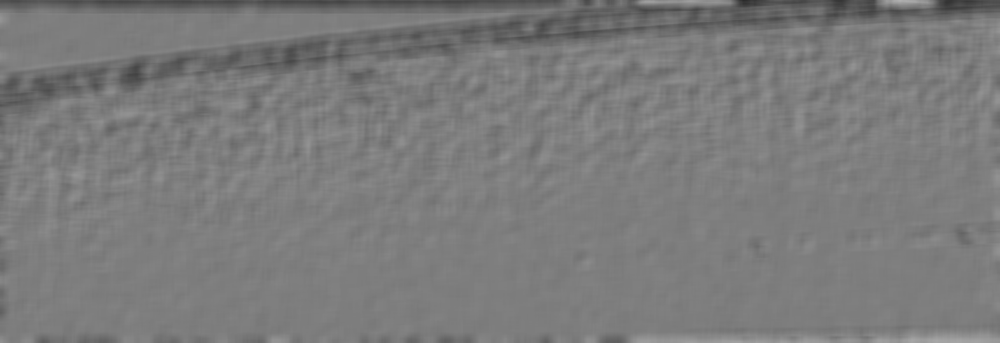
#> input picture Abrams_Post_114_1_1_0_1_laws_kc_avg.png, 1000 x 343 px, shrunk from 1571 x 539 before the run
$ python image_factory.py
#> lines starting #> are read from the running program, lines starting #| are printed output that depends on the picture; after the words box and inside, x2 and y2 are one past the last pixel; in counts of white or black regions, pixels touching at a corner belong together
""" For image processing, handles interface to disk and convolutional filters """

from PIL import Image
import numpy as np
from scipy import ndimage
import matplotlib.pyplot as plt
from matplotlib.widgets import Slider
import cv2

class _ImageConvolution():
    """ Handles convolution and common variants """
    # [11 lines left out: function convolve, not called in this run]
    def _convolve_1_channel(self, matrix, kernel):
        """ Convolve a matrix with elements of single dimension """
        return ndimage.convolve(matrix, kernel)
    # [40 lines left out: functions remove_illumination, sum_region, average_region, get_average_matrix, not called in this run]

def is_grayscale_matrix(matrix_image):
    """ Checks if a matrix of an image is in grayscale or expected RGB """
    return len(matrix_image.shape) == 2

def convolve(matrix_image, kernel):
    """ Convole matrix of an image """
    return _ImageConvolution().convolve(matrix_image, kernel)

def remove_illumination(matrix_image, dimension_kernel):
    """ Remove illumination by region """
    return _ImageConvolution().remove_illumination(matrix_image, dimension_kernel)

def sum_region(matrix_image, dimension_kernel):
    """ Convolve image by summing region """
    return _ImageConvolution().sum_region(matrix_image, dimension_kernel)

def average_region(matrix_image, dimension_kernel):
    """ Convolve image by taking average of region """
    return _ImageConvolution().average_region(matrix_image, dimension_kernel)

def get_average_matrix(shape, matrices):
    """ Take the average matrix by a list of matrices of same shape """
    return _ImageConvolution().get_average_matrix(shape, matrices)

def threshold(matrix, value_threshold):
    """ Binarize a matrix of image by thresholding """
    return cv2.threshold(matrix, value_threshold, 2**8 - 1, cv2.THRESH_BINARY)[1]

class _GaussianFilter():
    """ Operations with Gausisan filter """
    def filter_matrix(self, matrix, sigma):
        """ Filter the matrix, given sigma of gaussian filter """
        return ndimage.gaussian_filter(matrix, sigma=sigma)

def filter_by_gaussian(matrix, sigma):
    """ Convolve a matrix with Gaussian filter """
    return _GaussianFilter().filter_matrix(matrix, sigma)

class _LawsWaveforms():
    """ Get a list of the convolution masks of waveforms to compute texture energy, order of 5 """
    # [21 lines left out: functions __init__, get_waveforms, is_single_waveform_name, not called in this run]
    def get_waveform_single(self, name):
        """ Get the 2D convolutional waveform mask from the name string """
        return get_mask_2d(self.vctrs[name[0]], self.vctrs[name[1]])
    def get_waveform_double(self, name):
        """ Get the mask matrix if the name contrains 2 instance """
        return self.get_waveform_single(name[0]), self.get_waveform_single(name[1])

def get_mask_2d(vector1_1d, vector2_1d):
    """ Get the 2D matrix product from 2 1D vectors """
    return np.dot(make_matrix_vertical(vector1_1d), make_matrix_horizontal(vector2_1d))

def make_matrix_vertical(l):
    """ Get the matrix with dimension m*1 needed for m*m masks, from an 1D list """
    return np.array(l).reshape(-1, 1)

def make_matrix_horizontal(l):
    """ Get the matrix with dimension 1*n needed for n*n masks, from an 1D list """
    return np.array(l).reshape(1, -1)

def get_laws_waveforms():
    """ Get the convolutional wavrforms for laws texture analysis, order of 5 """
    return _LawsWaveforms().wvfrms

FIGURE_SIZE = (21.6, 10.8)

class _ImageInterface():
    """ Handles interface between fiiles and runtime matrices of images """
    # [9 lines left out: function show_matrix, not called in this run]
    def get_matrix_from_uri(self, name_image, path):
        """ Get ndarray from uri of an image """
#> called with name_image = 'Abrams_Post_114_1_1_0_1_laws_kc_avg.png', path = ''
        img = Image.open(path+name_image)
#> img is the input picture: PIL image 1000x343 L; min 42, max 176, mean 122.9
        return np.array(img)
    # [10 lines left out: function write_image_by_matrix, not called in this run]

def show_matrix(matrix):
    """ Show image from a matrix """
    _ImageInterface().show_matrix(matrix)

def get_matrix_from_uri(name_image, path=""):
    """ Get the matrix from a uri of an image """
    return _ImageInterface().get_matrix_from_uri(name_image, path)

# [4 lines left out: function write_image_by_matrix, not called in this run]

KEY_OFFSET = {'left': -1, 'right': 1}

def __average_and_threshold(matrix_image, dimension_kernel, value_threshold):
    return threshold(average_region(matrix_image, dimension_kernel), value_threshold)

def visualize_threshold(matrix):
    """ Visualize the effect of change of threshold value to segmentation """
    lmt_bot = 0
    lmt_top = 2**8 - 1
    thrshld_intl = lmt_top/2
    fgr, axes_img = plt.subplots(figsize=FIGURE_SIZE)
    img = axes_img.imshow(threshold(matrix, thrshld_intl), cmap='gray')
#> in threshold, `return cv2.threshold(matrix, value_threshold, 2**8 - 1, cv2.THRESH_BIN..`:
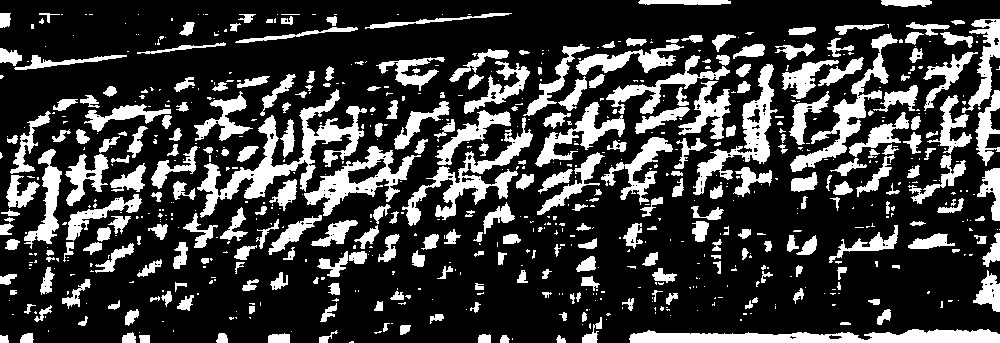
#> returned value: shape (343, 1000); 23.9% white; 747 white regions (460 under 20 px), largest, box (x1, y1, x2, y2) and area: (197, 89, 367, 218) 4532, (629, 329, 1000, 343) 3752, (402, 117, 533, 226) 2894
    axes_slider = plt.axes([0.1, 0.03, 0.8, 0.02])
    slider = Slider(axes_slider, "Threshold", lmt_bot, lmt_top, valinit=thrshld_intl, valstep=1, color='blue')
    stt_cur = 0 # Specify current state, threshold or average size is the keyboard pointing to
    def update_threshold_by_val(val):
        img.set_array(threshold(matrix, val))
    def slider_update(val):
        update_threshold_by_val(slider.val)
    # [6 lines left out: function key_update, not called in this run]
    slider.on_changed(slider_update)
    fgr.canvas.mpl_connect('key_press_event', key_update)
    plt.show()
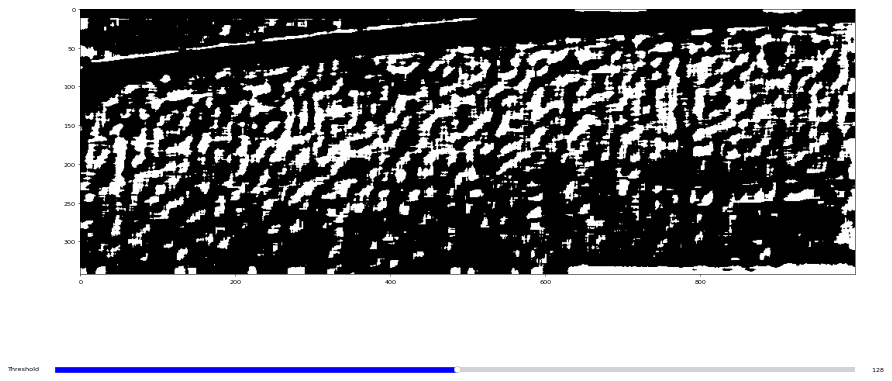
#> figure drawn by matplotlib, 2 panels

def main():
    """ unit test """
    # [4 lines of commented-out code are left out]

    mtrx = get_matrix_from_uri("Abrams_Post_114_1_1_0_1_laws_kc_avg.png")
    visualize_threshold(mtrx)

if __name__ == "__main__":
    main()

$ run again, with Abrams_Post_114_1_1_0_1_law's_kc.png copied over Abrams_Post_114_1_1_0_1_laws_kc_avg.png
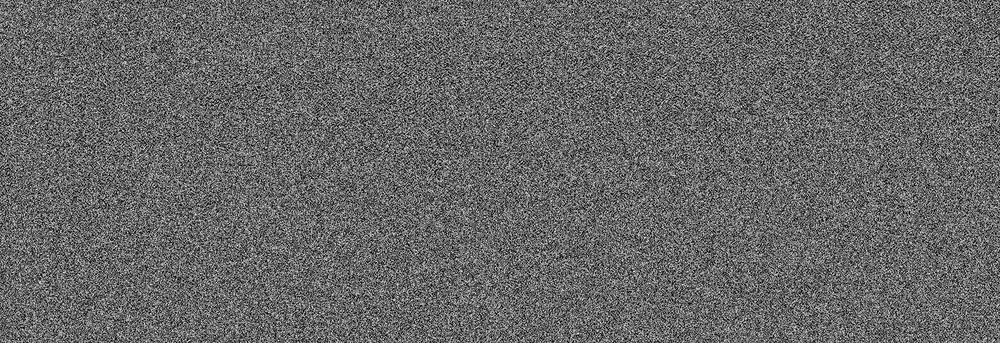
#> input picture Abrams_Post_114_1_1_0_1_law's_kc.png, 1000 x 343 px, shrunk from 1571 x 539 before the run
#> in get_matrix_from_uri, img is the input picture: PIL image 1000x343 L; min 0, max 247, mean 103
#> in threshold, `return cv2.threshold(matrix, value_threshold, 2**8 - 1, cv2.THRESH_BIN..`:
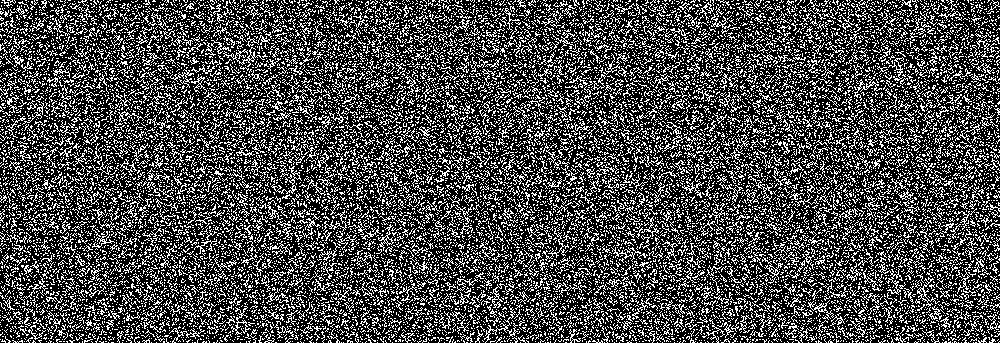
#> returned value: shape (343, 1000); 28.7% white in thin lines or dots
#> in visualize_threshold, `plt.show()`:
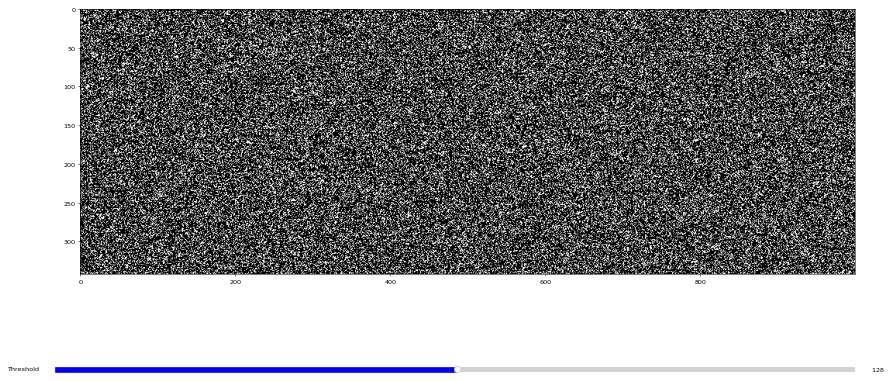
#> figure drawn by matplotlib, 2 panels
